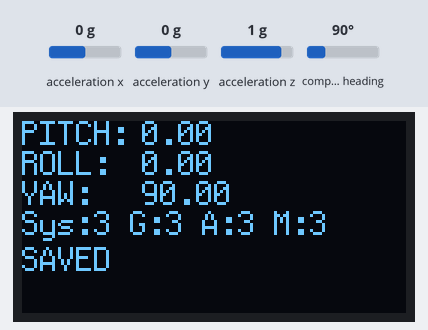
Bench run of a sketch on a simulated Arduino Uno, built with avr-gcc and run on an emulated ATmega328P. Parts: 128×64 one-colour display. Inputs (shaded band) come from the test bench; at power-on: acceleration x 0 g, acceleration y 0 g, acceleration z 1 g, compass heading 90°. EEPROM starts erased; what the sketch prints to the serial monitor is not drawn.

Above: at 4.4 s.
4.5 s: acceleration x set to -1.4 g
At 6.3 s:
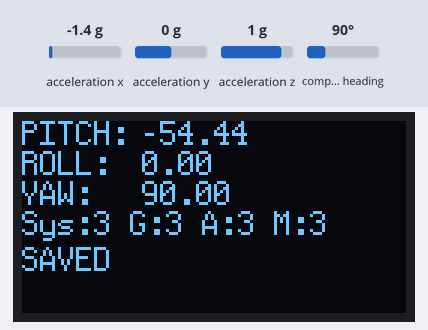
6.6 s: acceleration y set to -1.4 g
At 8.7 s:
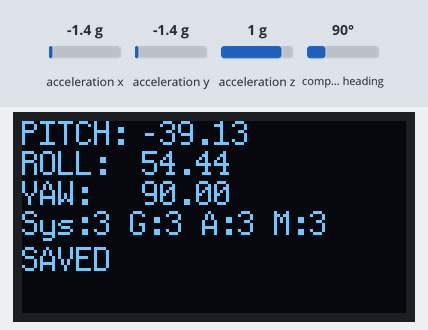
9.2 s: acceleration z set to -1.4 g
At 10.4 s:
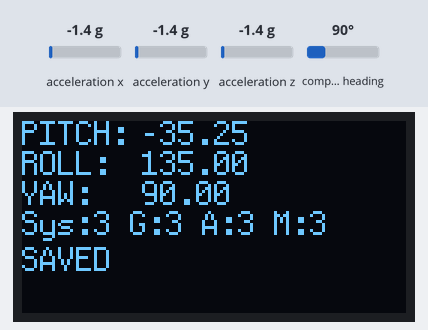
11.2 s: compass heading set to 7°
At 12.1 s:
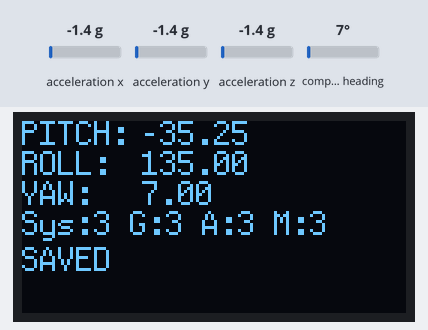
13.3 s: acceleration x set to -0.8 g
At 15.5 s:
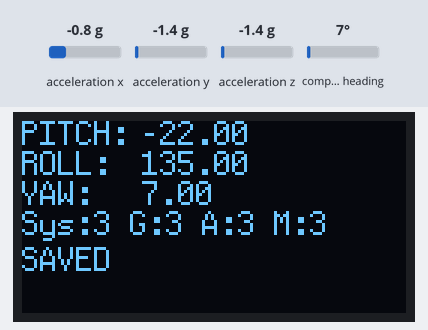
Timing chart, 0 to 16.9 s (numbered marks = the images above; inputs shaded):
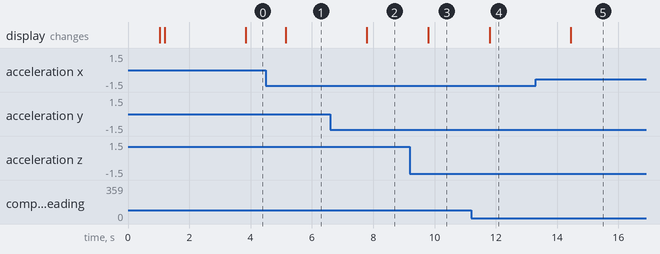

Measured:
- after the input at 4.5 s, the display: changes after 0.65 s (image 1)
- after the input at 6.6 s, the display: changes after 1.2 s (image 2)
- after the input at 9.2 s, the display: changes after 0.60 s (image 3)
- after the input at 11.2 s, the display: changes after 0.60 s (image 4)
- after the input at 13.3 s, the display: changes after 1.1 s (image 5)

The sketch:

imu-BNO055.ino
```cpp
#include <U8g2lib.h>
#include <SPI.h>
#include <Wire.h>
#include <Adafruit_Sensor.h>
#include <Adafruit_BNO055.h>
#include <utility/imumaths.h>
#include <EEPROM.h>

U8G2_SSD1306_128X64_NONAME_1_HW_I2C u8g2(U8G2_R0, U8X8_PIN_NONE);

#define BNO055_SAMPLERATE_DELAY_MS (100)
Adafruit_BNO055 bno = Adafruit_BNO055(55);

String screen_info;

void displayCalStatus(void) {
  /* Get the four calibration values (0..3) */
  /* Any sensor data reporting 0 should be ignored, */
  /* 3 means 'fully calibrated" */
  uint8_t system, gyro, accel, mag;
  system = gyro = accel = mag = 0;
  bno.getCalibration(&system, &gyro, &accel, &mag);

  /* The data should be ignored until the system calibration is > 0 */
  Serial.print("\t");
  if (!system)
  {
      Serial.print("! ");
  }

  /* Display the individual values */
  Serial.print("Sys:");
  Serial.print(system, DEC);
  Serial.print(" G:");
  Serial.print(gyro, DEC);
  Serial.print(" A:");
  Serial.print(accel, DEC);
  Serial.print(" M:");
  Serial.print(mag, DEC);
}

void displaySensorOffsets(const adafruit_bno055_offsets_t &calibData) {
  Serial.print("Accelerometer: ");
  Serial.print(calibData.accel_offset_x); Serial.print(" ");
  Serial.print(calibData.accel_offset_y); Serial.print(" ");
  Serial.print(calibData.accel_offset_z); Serial.print(" ");

  Serial.print("\nGyro: ");
  Serial.print(calibData.gyro_offset_x); Serial.print(" ");
  Serial.print(calibData.gyro_offset_y); Serial.print(" ");
  Serial.print(calibData.gyro_offset_z); Serial.print(" ");

  Serial.print("\nMag: ");
  Serial.print(calibData.mag_offset_x); Serial.print(" ");
  Serial.print(calibData.mag_offset_y); Serial.print(" ");
  Serial.print(calibData.mag_offset_z); Serial.print(" ");

  Serial.print("\nAccel Radius: ");
  Serial.print(calibData.accel_radius);

  Serial.print("\nMag Radius: ");
  Serial.print(calibData.mag_radius);
}

void drawScreen(sensors_event_t event) {
  /* Display the floating point data */
  Serial.print("X: ");
  Serial.print(event.orientation.x, 4);
  Serial.print("\tY: ");
  Serial.print(event.orientation.y, 4);
  Serial.print("\tZ: ");
  Serial.print(event.orientation.z, 4);

  displayCalStatus();

  Serial.println("");

  u8g2.firstPage();
  do {
    u8g2.setFont(u8g2_font_profont12_tr);
    u8g2.drawStr(0,8,"PITCH:");
    u8g2.setCursor(40,8); u8g2.print(event.orientation.y);

    u8g2.drawStr(0,18,"ROLL:");
    u8g2.setCursor(40,18); u8g2.print(event.orientation.z);

    u8g2.drawStr(0,28,"YAW:");
    u8g2.setCursor(40,28); u8g2.print(event.orientation.x);

    uint8_t system, gyro, accel, mag;
    system = gyro = accel = mag = 0;
    bno.getCalibration(&system, &gyro, &accel, &mag);

    u8g2.setCursor(0,38);
    u8g2.print("Sys:");
    u8g2.print(system, DEC);
    u8g2.print(" G:");
    u8g2.print(gyro, DEC);
    u8g2.print(" A:");
    u8g2.print(accel, DEC);
    u8g2.print(" M:");
    u8g2.print(mag, DEC);

    u8g2.setCursor(0,50);
    u8g2.print(screen_info);

  } while ( u8g2.nextPage() );
}

void setup(void) {
  Serial.begin(115200);
  delay(1000);
  Serial.println("Orientation Sensor Test"); Serial.println("");

  u8g2.begin();

  u8g2.firstPage();
  do {

    u8g2.setFont(u8g2_font_logisoso22_tr);
    u8g2.drawStr(20, 27, "Hello !");

  } while ( u8g2.nextPage() );

  /* Initialise the sensor */
  if(!bno.begin())
  {
    /* There was a problem detecting the BNO055 ... check your connections */
    Serial.print("Ooops, no BNO055 detected ... Check your wiring or I2C ADDR!");
    while(1);
  }

  int eeAddress = 0;
  long bnoID;
  bool foundCalib = false;

  EEPROM.get(eeAddress, bnoID);

  adafruit_bno055_offsets_t calibrationData;
  sensor_t sensor;

  /* Look for the sensor's unique ID at the beginning oF EEPROM. */
  bno.getSensor(&sensor);
  if (bnoID != sensor.sensor_id)
  {
    screen_info = "NONE";
    Serial.println("\nNo Calibration Data for this sensor exists in EEPROM");
    delay(500);
  }
  else
  {
    screen_info = "RESTORED";
    Serial.println("\nFound Calibration for this sensor in EEPROM.");
    eeAddress += sizeof(long);
    EEPROM.get(eeAddress, calibrationData);

    displaySensorOffsets(calibrationData);

    Serial.println("\n\nRestoring Calibration data to the BNO055...");
    bno.setSensorOffsets(calibrationData);

    Serial.println("\n\nCalibration data loaded into BNO055");
    foundCalib = true;
  }

  delay(1000);

  bno.setExtCrystalUse(true);

  sensors_event_t event;
  bno.getEvent(&event);
  if (foundCalib){
    screen_info = "CALIBRATE MAG";
    Serial.println("Move sensor slightly to calibrate magnetometers");
    while (!bno.isFullyCalibrated())
    {
      bno.getEvent(&event);
      drawScreen(event);
      delay(BNO055_SAMPLERATE_DELAY_MS);
    }
  }
  else
  {
    screen_info = "CALIBRATE ALL";
    Serial.println("Please Calibrate Sensor: ");
    while (!bno.isFullyCalibrated())
    {
      bno.getEvent(&event);

      drawScreen(event);

      delay(BNO055_SAMPLERATE_DELAY_MS);
    }
  }

  screen_info = "DONE";

  Serial.println("\nFully calibrated!");
  Serial.println("--------------------------------");
  Serial.println("Calibration Results: ");
  adafruit_bno055_offsets_t newCalib;
  bno.getSensorOffsets(newCalib);
  displaySensorOffsets(newCalib);

  Serial.println(F("\n\nStoring calibration data to EEPROM..."));

  eeAddress = 0;
  bno.getSensor(&sensor);
  bnoID = sensor.sensor_id;

  EEPROM.put(eeAddress, bnoID);

  eeAddress += sizeof(long);
  EEPROM.put(eeAddress, newCalib);
  Serial.println(F("Data stored to EEPROM."));
  screen_info = "SAVED";

  Serial.println(F("\n--------------------------------\n"));
  delay(500);
}

void loop(void)
{

  /* Get a new sensor event */
  sensors_event_t event;
  bno.getEvent(&event);

  drawScreen(event);

  delay(BNO055_SAMPLERATE_DELAY_MS);
}
```
